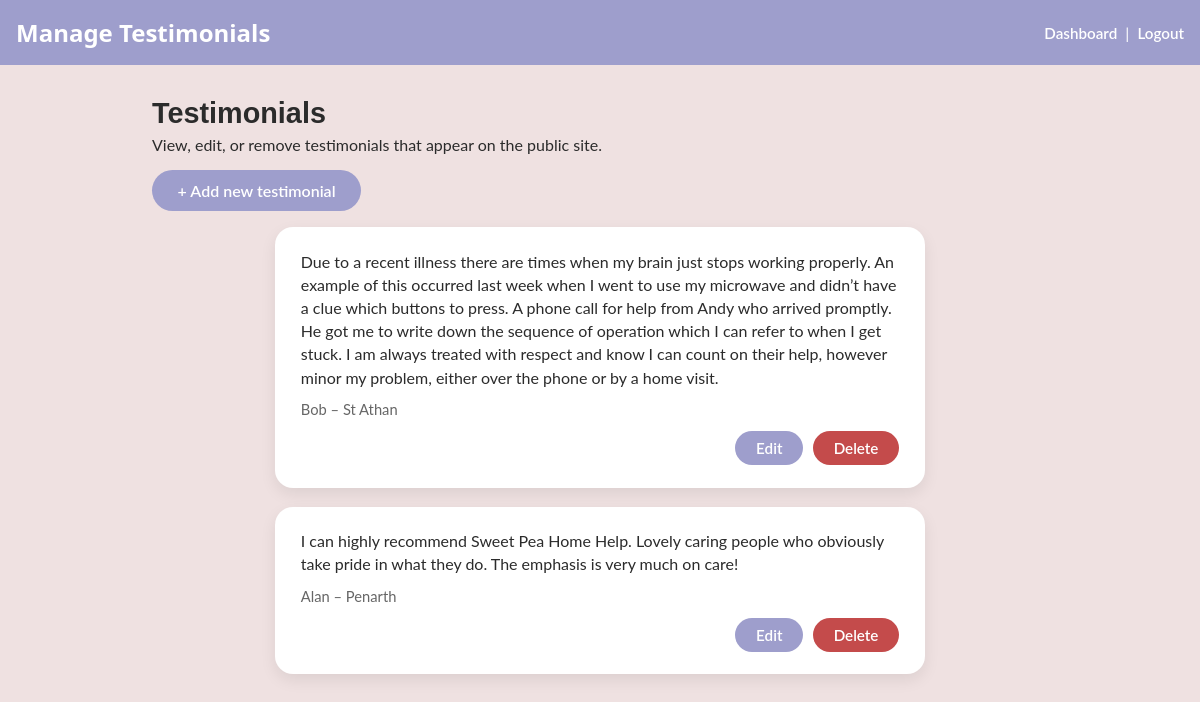
The app's page /portal/testimonials/ (signed in) with its own data.
### SweetPeaApp/models.py (models this page shows, shortened)
class Testimonials(models.Model):
    author = models.ForeignKey(User, on_delete=models.CASCADE, related_name='testimonials')
    location = models.CharField(max_length=100, blank=True)
    reviewer = models.CharField(max_length=100, blank=True)
    body = models.TextField()
    created_at = models.DateTimeField(auto_now_add=True)
    updated_at = models.DateTimeField(auto_now=True)
    """
        Returns a human-readable representation of the testimonial.
        This is primarily used in the Django admin interface and debugging.
        """

### SweetPeaApp/views.py (the view)
# urls.py: path('portal/testimonials/', views.PortalTestimonialListView.as_view(), name='portal_testimonial_list'),
class PortalTestimonialListView(StaffRequiredMixin, ListView):
    model = Testimonials
    template_name = 'SweetPeaApp/portal/admin_testimonial_list.html'
    context_object_name = 'testimonials'
    ordering = ['-created_at']

### SweetPeaApp/views.py (called while the page is built)
def staff_check(user):
    return user.is_staff or user.is_superuser

    def test_func(self):
        return staff_check(self.request.user)

### SweetPeaApp/templates/SweetPeaApp/portal/admin_testimonial_list.html (shortened to what this page needs)
{% load static %}
<!DOCTYPE html>
<html lang="en">
<head>
  <link rel="stylesheet" href="{% static 'SweetPeaApp/css/portal.css' %}">
  <link rel="stylesheet" href="{% static 'SweetPeaApp/css/portal_testimonials.css' %}">
</head>
<body class="portal-body">
  <header class="portal-header">
    <h1>Manage Testimonials</h1>
    <nav aria-label="Portal navigation">
      <a href="{% url 'portal_dashboard' %}">Dashboard</a>
      <span aria-hidden="true"> | </span>
      <a href="{% url 'portal_logout' %}">Logout</a>
    </nav>
  </header>
  <main class="portal-wrapper" aria-labelledby="testimonial-heading">
    <header class="portal-heading">
      <h2 id="testimonial-heading">Testimonials</h2>
      <p>View, edit, or remove testimonials that appear on the public site.</p>
      <p>
        <a href="{% url 'portal_testimonial_create' %}" class="btn">
          + Add new testimonial
        </a>
      </p>
    </header>
    {% if testimonials %}
      <section class="testimonial-list" aria-label="Existing testimonials">
        {% for t in testimonials %}
          <article class="portal-card" aria-label="Testimonial">
            <section class="portal-card-body">
              <p>{{ t.body }}</p>
              {% if t.reviewer or t.location %}
                <p class="portal-card-meta">
                  <small>
                    {{ t.reviewer }}{% if t.reviewer and t.location %} – {% endif %}{{ t.location }}
                  </small>
                </p>
              {% endif %}
            </section>
            <footer class="portal-actions" aria-label="Actions for this testimonial">
              <a href="{% url 'portal_testimonial_edit' t.pk %}"
                 class="btn btn-action">
                Edit
              </a>
              <a href="{% url 'portal_testimonial_delete' t.pk %}"
                 class="btn btn-action btn-danger">
                Delete
              </a>
            </footer>
          </article>
        {% endfor %}
      </section>
    {% else %}
      <section>
        <p>No testimonials have been added yet.</p>
      </section>
    {% endif %}
  </main>
</body>
</html>

### SweetPeaApp/static/SweetPeaApp/css/portal.css (style rules this page uses)
body.portal-body { margin: 0; padding: 0; background-color: #EFE1E1; font-family: "Lato", sans-serif; color: #2b2b2b; }
.portal-header { background: #9E9ECC; color: white; padding: 1rem; display: flex; justify-content: space-between; align-items: center; box-sizing: border-box; width: 100%; }
.portal-header h1 { margin: 0; font-family: "Comfortaa", system-ui, sans-serif; font-size: 1.5rem; }
.portal-header nav a { color: #fff; text-decoration: none; font-weight: 600; font-size: 0.95rem; }
.portal-header nav a + span { margin: 0 0.25rem; }
.portal-card { background: #ffffff; border-radius: 20px; padding: 1.75rem 2.1rem; width: 90%; max-width: 560px; box-shadow: 0 6px 16px rgba(0, 0, 0, 0.08); }
.portal-card p { margin: 0.25rem 0 1.1rem; font-size: 1rem; }
.btn { display: inline-block; padding: 0.7rem 1.6rem; border-radius: 999px; background-color: #BFD9E3; color: #2b2b2b; text-decoration: none; font-weight: 600; font-size: 0.98rem; border: none; cursor: pointer; transition: background-color 0.2s ease, transform 0.2s ease, box-shadow 0.2s ease; }

### SweetPeaApp/static/SweetPeaApp/css/portal_testimonials.css (style rules this page uses)
.portal-wrapper { width: 100%; max-width: 960px; margin: 2rem auto 3rem; padding-left: 2rem; padding-right: 2rem; box-sizing: border-box; font-family: "Lato", sans-serif; color: #2b2b2b; }
.portal-heading h2 { font-family: "Comfortaa", sans-serif; font-size: 1.8rem; margin: 0 0 0.3rem 0; }
.portal-heading p { margin: 0.2rem 0 1rem 0; font-size: 1rem; }
.btn { display: inline-block; padding: 0.7rem 1.6rem; border-radius: 999px; background-color: #9e9ecc; color: #fff; text-decoration: none; font-weight: 600; font-size: 1rem; cursor: pointer; transition: all 0.2s ease; }
.btn-danger { background-color: #c44b4b; }
.testimonial-list { display: flex; flex-direction: column; align-items: center; gap: 1.2rem; margin-top: 1rem; }
.portal-card { display: inline-block; background: #fff; border-radius: 18px; padding: 1.4rem 1.6rem; box-shadow: 0 6px 16px rgba(0,0,0,0.08); max-width: min(70ch, 100%); width: auto; box-sizing: border-box; }
.portal-card-body p { font-size: 1rem; line-height: 1.45; margin: 0 0 0.5rem; }
.portal-card-meta small { color: #666; font-size: 0.92rem; }
.portal-actions { display: flex; justify-content: flex-end; gap: 0.6rem; margin-top: 0.7rem; }
.btn-action { padding: 0.5rem 1.3rem; font-size: 0.95rem; }

### records on screen
Testimonials: body "Due to a recent illness there are times when my brain just stops working properly. An example of this occurred last week when I went to use my microwave and didn’t have a clue which buttons to press. A phone call for help from Andy who arrived promptly. He got me to write down the sequence of operation which I can refer to when I get stuck. I am always treated with respect and know I can count on their help, however minor my problem, either over the phone or by a home visit.", reviewer "Bob", location "St Athan"
Testimonials: body "I can highly recommend Sweet Pea Home Help. Lovely caring people who obviously take pride in what they do. The emphasis is very much on care!", reviewer "Alan", location "Penarth"
